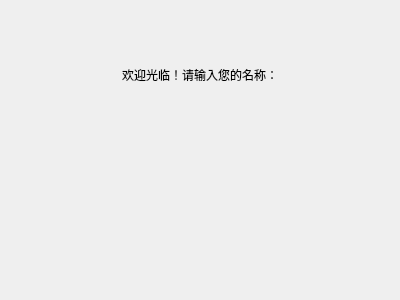
<?xml version="1.0" encoding="UTF-8"?>
<ui version="4.0">
 <class>login</class>
 <widget class="QDialog" name="login">
  <property name="geometry">
   <rect>
    <x>0</x>
    <y>0</y>
    <width>400</width>
    <height>300</height>
   </rect>
  </property>
  <property name="windowTitle">
   <string>Dialog</string>
  </property>
  <widget class="QLabel" name="label">
   <property name="geometry">
    <rect>
     <x>100</x>
     <y>60</y>
     <width>200</width>
     <height>30</height>
    </rect>
   </property>
   <property name="text">
    <string>欢迎光临！请输入您的名称：</string>
   </property>
   <property name="alignment">
    <set>Qt::AlignCenter</set>
   </property>
  </widget>
 </widget>
 <resources/>
 <connections/>
</ui>
